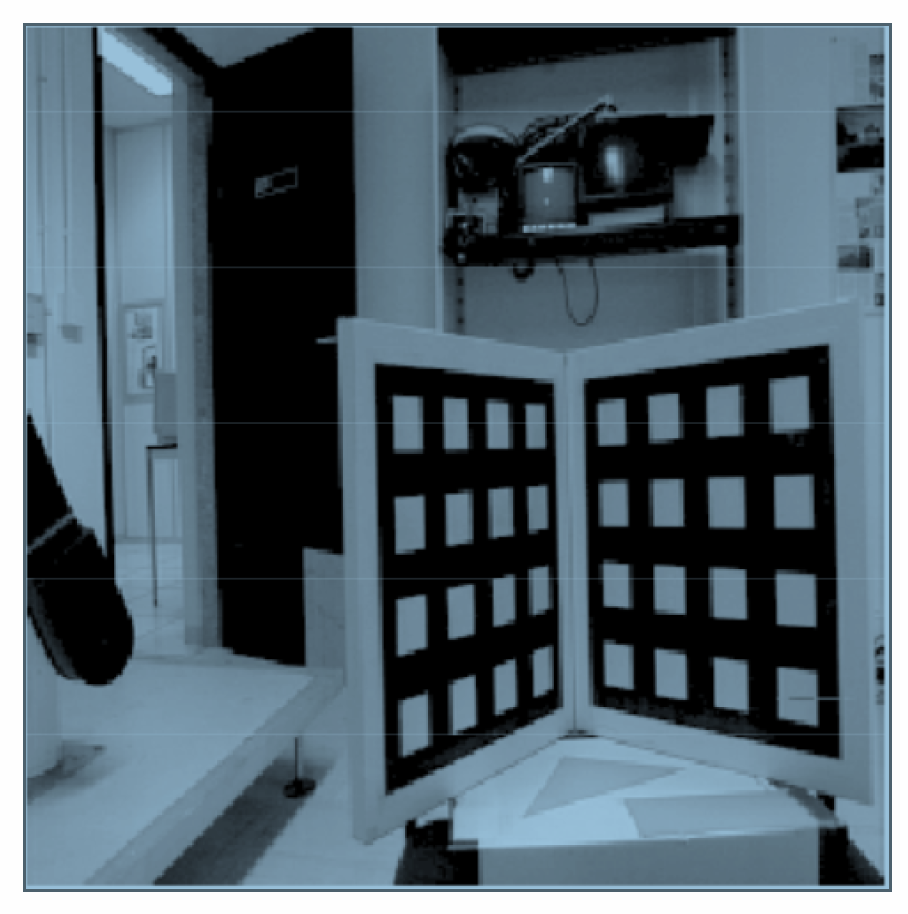
#> input picture Midterm/Capture.PNG, 908 x 914 px, given in place of testudo1.png, which was not available
$ python Cube.py
#> lines starting #> are read from the running program, lines starting #| are printed output that depends on the picture; after the words box and inside, x2 and y2 are one past the last pixel; in counts of white or black regions, pixels touching at a corner belong together; pictures that were not available may be replaced by others from this repository, and a replacement may not be noted
import numpy as np
import cv2
import scipy.fftpack
import matplotlib.pyplot as plt


def GaussianMask(image_gray, std_x, std_y):
    cols,rows = image_gray.shape
    center_x, center_y = rows / 2, cols / 2
    x = np.linspace(0, rows, rows)
    y = np.linspace(0, cols, cols)
    X, Y = np.meshgrid(x,y)
    mask = np.exp(-(np.square((X - center_x)/std_x) + np.square((Y - center_y)/std_y)))
    return mask


def BlurImage_FFT(image_gray):

    fft_image = scipy.fft.fft2(image_gray, axes = (0,1))
    fft_image_shifted = scipy.fft.fftshift(fft_image)
    # magnitude_spectrum_fft_image_shifted = 20*np.log(np.abs(fft_image_shifted))
    Gmask = GaussianMask(image_gray,40,40)
    fft_image_blur = fft_image_shifted * Gmask
    # [4 lines of commented-out code are left out]


    img_shifted_back = scipy.fft.ifftshift(fft_image_blur)
    img_back_blur = scipy.fft.ifft2(img_shifted_back)
    img_back_blur = np.abs(img_back_blur)
    img_blur = np.uint8(img_back_blur)

    # fx, plts = plt.subplots(2,2,figsize = (15, 10))
    # plts[0][0].imshow(image_gray, cmap = 'gray')
    # plts[0][0].set_title('Gray Image')
    # plts[0][1].imshow(magnitude_spectrum_fft_image_shifted, cmap = 'gray')
    # plts[0][1].set_title('FFT of Gray Image')
    # try:
    #     plts[1][0].imshow(magnitude_spectrum_fft_image_blur, cmap = 'gray')
    #     plts[1][0].set_title('magnitude spectrum of Blurred Gray Image')
    # except:
    #     pass
    # plts[1][1].imshow(img_back_blur, cmap = 'gray')
    # plts[1][1].set_title('Blurred Gray Image')
    # plt.savefig(SavePath + "fft_image" + ".jpg")

    return img_blur

def CircularMask(image_size, radius, high_pass = True):
    rows, cols = image_size
    center_x, center_y = int(rows / 2), int(cols / 2)
    x, y = np.ogrid[:rows, :cols]
    mask_area = (x - center_x) ** 2 + (y - center_y) ** 2 <= np.square(radius)

    if high_pass:
        mask = np.ones((rows, cols))
        mask[mask_area] = 0
    else:
        mask = np.zeros((rows, cols))
        mask[mask_area] = 1

    return mask

def Edges_using_fft(thresh):

    fft_thresh_img = scipy.fft.fft2(thresh, axes = (0,1))
    fft_thresh_img_shifted = scipy.fft.fftshift(fft_thresh_img)
    # magnitude_spectrum_fft_thresh_img_shifted = 20*np.log(np.abs(fft_thresh_img_shifted))

    Cmask = CircularMask(thresh.shape, 125, True)
    fft_edge_img = fft_thresh_img_shifted * Cmask
    # [4 lines of commented-out code are left out]


    edge_img_back_shifted = scipy.fft.ifftshift(fft_edge_img)
    img_back_edge = scipy.fft.ifft2(edge_img_back_shifted)
    img_back_edge = np.abs(img_back_edge)

    # fx, plts = plt.subplots(2,2,figsize = (15,10))
    # plts[0][0].imshow(thresh, cmap = 'gray')
    # plts[0][0].set_title('Thresholded Image')
    # plts[0][1].imshow(magnitude_spectrum_fft_thresh_img_shifted, cmap = 'gray')
    # plts[0][1].set_title('FFT of Thresholded Image')
    # try:
    #     plts[1][0].imshow(magnitude_spectrum_fft_edge_img, cmap = 'gray')
    #     plts[1][0].set_title('magnitude spectrum of Thresholded edge Image')
    # except:
    #     pass
    # plts[1][1].imshow(img_back_edge, cmap = 'gray')
    # plts[1][1].set_title('Edge image')
    # plt.savefig(SavePath + "fft_edge"  + ".jpg")

    return img_back_edge


def Process_image(image):
    image_gray = cv2.cvtColor(image, cv2.COLOR_BGR2GRAY)
    image_blur = BlurImage_FFT(image_gray)
    ret,thresh = cv2.threshold(image_blur, 220 ,255,cv2.THRESH_BINARY)
    image_edge = Edges_using_fft(thresh)
    return image_gray,image_blur, thresh,image_edge


def features(image_gray,image):
    # [10 lines of commented-out code are left out]

    kernel = np.ones((11,11),np.uint8)
    erosion = cv2.erode(image_gray,kernel,iterations = 1)
    # image_dilated = cv2.dilate(erosion,kernel,iterations = 1)

    dst = cv2.cornerHarris(erosion,3,3,0.05)
    dst = cv2.dilate(dst,None)
    ret, dst = cv2.threshold(dst,0.01*dst.max(),255,0)
    dst = np.uint8(dst)

# find centroids
    ret, labels, stats, centroids = cv2.connectedComponentsWithStats(dst)

# define the criteria to stop and refine the corners
    criteria = (cv2.TERM_CRITERIA_EPS + cv2.TERM_CRITERIA_MAX_ITER, 100, 0.001)
    corners = cv2.cornerSubPix(image_gray,np.float32(centroids),(5,5),(-1,-1),criteria)

    # print(corners)
    if len(corners) > 8:

        # for i in corners:

        #     x, y = i.ravel()
        #     cv2.circle(image, (x, y), 3, 255, -1)
        #     cv2.putText(image, "({},{})".format(x, y), (int(x - 50), int(y - 10) - 20),
        #     cv2.FONT_HERSHEY_SIMPLEX, 0.5, (255,0,0), 1)

        x = []
        y = []

        # [4 lines of commented-out code are left out]

        for i in range(0,len(corners)):
            a = corners[i]
            x.append(int(a[0]))
            y.append(int(a[1]))

        Xmin_index = x.index(min(x))
        Xmin = x.pop(Xmin_index)
        Xmin_y = y.pop(Xmin_index)

        Xmax_index = x.index(max(x))
        Xmax = x.pop(Xmax_index)
        Xmax_y = y.pop(Xmax_index)

        Ymin_index = y.index(min(y))
        Ymin = y.pop(Ymin_index)
        Ymin_x = x.pop(Ymin_index)

        Ymax_index = y.index(max(y))
        Ymax = y.pop(Ymax_index)
        Ymax_x = x.pop(Ymax_index)


        image = cv2.line(image,(Xmin,Xmin_y),(Ymin_x,Ymin),(0,0,255),2)
        image = cv2.line(image,(Xmin,Xmin_y),(Ymax_x,Ymax),(0,0,255),2)
        image = cv2.line(image,(Ymax_x,Ymax),(Xmax,Xmax_y,),(0,0,255),2)
        image = cv2.line(image,(Ymin_x,Ymin),(Xmax,Xmax_y),(0,0,255),2)

        Xmin_index = x.index(min(x))
        Xmin = x.pop(Xmin_index)
        Xmin_y = y.pop(Xmin_index)

        Xmax_index = x.index(max(x))
        Xmax = x.pop(Xmax_index)
        Xmax_y = y.pop(Xmax_index)

        Ymin_index = y.index(min(y))
        Ymin = y.pop(Ymin_index)
        Ymin_x = x.pop(Ymin_index)

        Ymax_index = y.index(max(y))
        Ymax = y.pop(Ymax_index)
        Ymax_x = x.pop(Ymax_index)


        image = cv2.line(image,(Xmin,Xmin_y),(Ymin_x,Ymin),(0,0,255),2)
        image = cv2.line(image,(Xmin,Xmin_y),(Ymax_x,Ymax),(0,0,255),2)
        image = cv2.line(image,(Ymax_x,Ymax),(Xmax,Xmax_y,),(0,0,255),2)
        image = cv2.line(image,(Ymin_x,Ymin),(Xmax,Xmax_y),(0,0,255),2)

        corner_points = np.array(([Ymin_x,Ymin],[Xmin,Xmin_y],[Ymax_x,Ymax],[Xmax,Xmax_y]))

        desired_tag_corner = np.array([ [0, tag_size-1], [tag_size-1, tag_size-1], [tag_size-1, 0], [0, 0]])

        return image,corner_points,desired_tag_corner,Ymin,Ymax,Xmin,Xmax

    return image,None,None,None,None,None,None

# [40 lines left out: functions processreftag, getinfotag, not called in this run]


def computeHomography(corners1, corners2):

    x = corners1[:, 0]
    y = corners1[:, 1]
    xp = corners2[:, 0]
    yp = corners2[:,1]

    nrows = 8
    ncols = 9

    A = []
    for i in range(int(nrows/2)):
        row1 = np.array([-x[i], -y[i], -1, 0, 0, 0, x[i]*xp[i], y[i]*xp[i], xp[i]])
        A.append(row1)
        row2 = np.array([0, 0, 0, -x[i], -y[i], -1, x[i]*yp[i], y[i]*yp[i], yp[i]])
        A.append(row2)

    A = np.array(A)
    U, E, VT = np.linalg.svd(A)
    V = VT.transpose()
    H_vertical = V[:, V.shape[1] - 1]
    H = H_vertical.reshape([3,3])
    H = H / H[2,2]

    return H


# [52 lines left out: functions bilinear_interpolate, projectionMatrix, not called in this run]


K =np.array([[1346.1005953,0,932.163397529403],
   [ 0, 1355.93313621175,654.898679624155],
   [ 0, 0,1]])

def warpPerspective(H,img,maxHeight,maxWidth):
    H_inv=np.linalg.inv(H)
    warped=np.zeros((maxHeight,maxWidth,3),np.uint8)
    for i in range(maxHeight):
        for j in range(maxWidth):
            f = [i,j,1]
            f = np.reshape(f,(3,1))
            x, y, z = np.matmul(H_inv,f)
            xb = np.clip(x/z,0,1919)
            yb = np.clip(y/z,0,1079)
            # x, y, z = np.matmul(H,f)
            warped[i][j] = img[int(yb)][int(xb)]
    return(warped)

testudo_img = cv2.imread(r'C:\Users\sahru\OneDrive\Desktop\ENPM673 - code\Getting started - ENPM673 Spring 2021\Project1\testudo1.png')
#> testudo_img is the input picture: shape (914, 908, 3); mean B, G, R 109.5, 99.6, 83.9
testudo_img = cv2.resize(testudo_img, (160,160))
#> testudo_img: shape (160, 160, 3)


# [29 lines left out: functions Testudo, rotatePoints, rescaleimage, not called in this run]

cap = cv2.VideoCapture(r'C:\Users\sahru\OneDrive\Desktop\ENPM673 - code\Getting started - ENPM673 Spring 2021\Project1\1tagvideo.mp4')

tag_size = 160


while(True):
    ret, frame = cap.read()
    if not ret:
        print("Stream ended..")
        break
    image = frame.copy()

    image_gray,image_blur, thresh,image_edge = Process_image(image)
#> in Process_image, `ret,thresh = cv2.threshold(image_blur, 220 ,255,cv2.THRESH_BINARY)`:
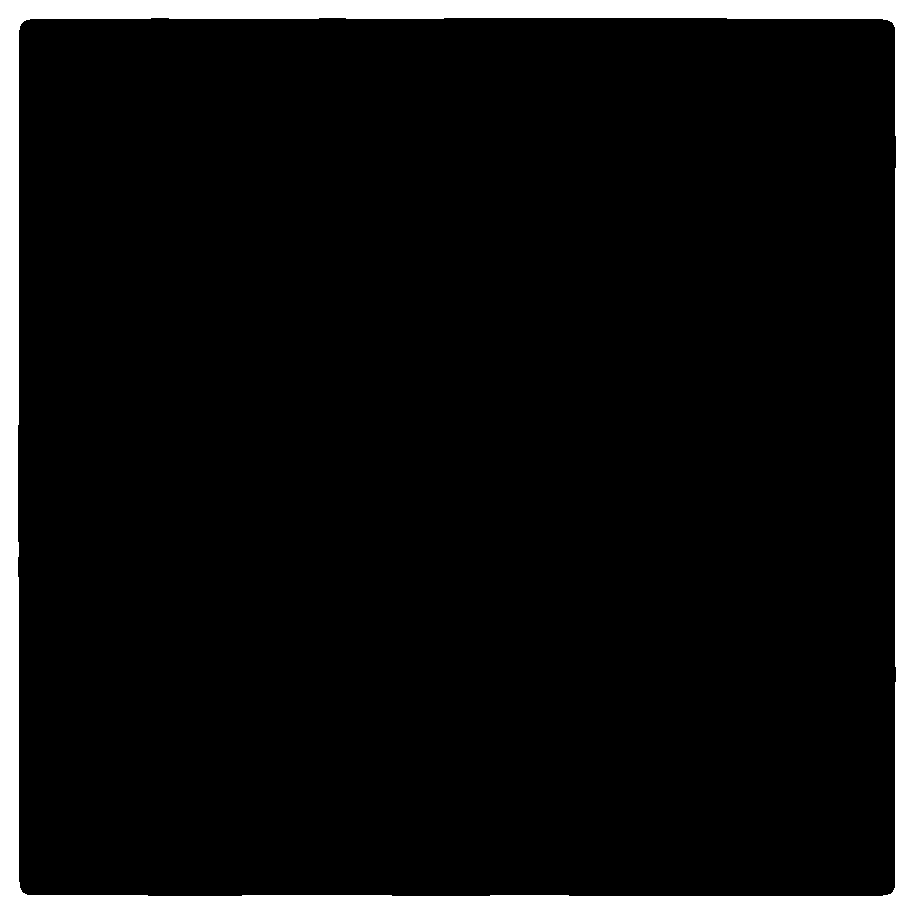
#> thresh: shape (914, 908); 7.4% white; 1 white region, box (x1, y1, x2, y2) and area: (0, 0, 908, 914) 61643
    image_edge = np.uint8(image_edge)

    frame,corner_points,desired_tag_corner,Ymin,Ymax,Xmin,Xmax = features(image_gray,image)
#> in features, `erosion = cv2.erode(image_gray,kernel,iterations = 1)`:
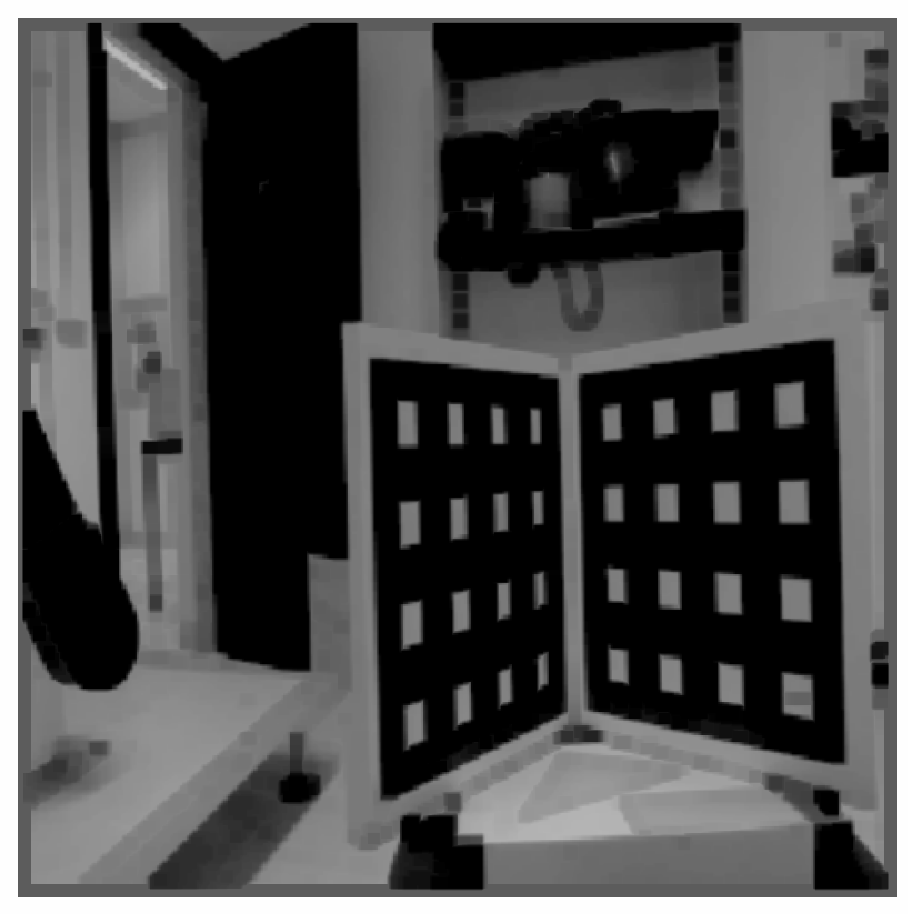
#> erosion: shape (914, 908); min 0, max 254, mean 77
#> in features, `dst = cv2.cornerHarris(erosion,3,3,0.05)`:
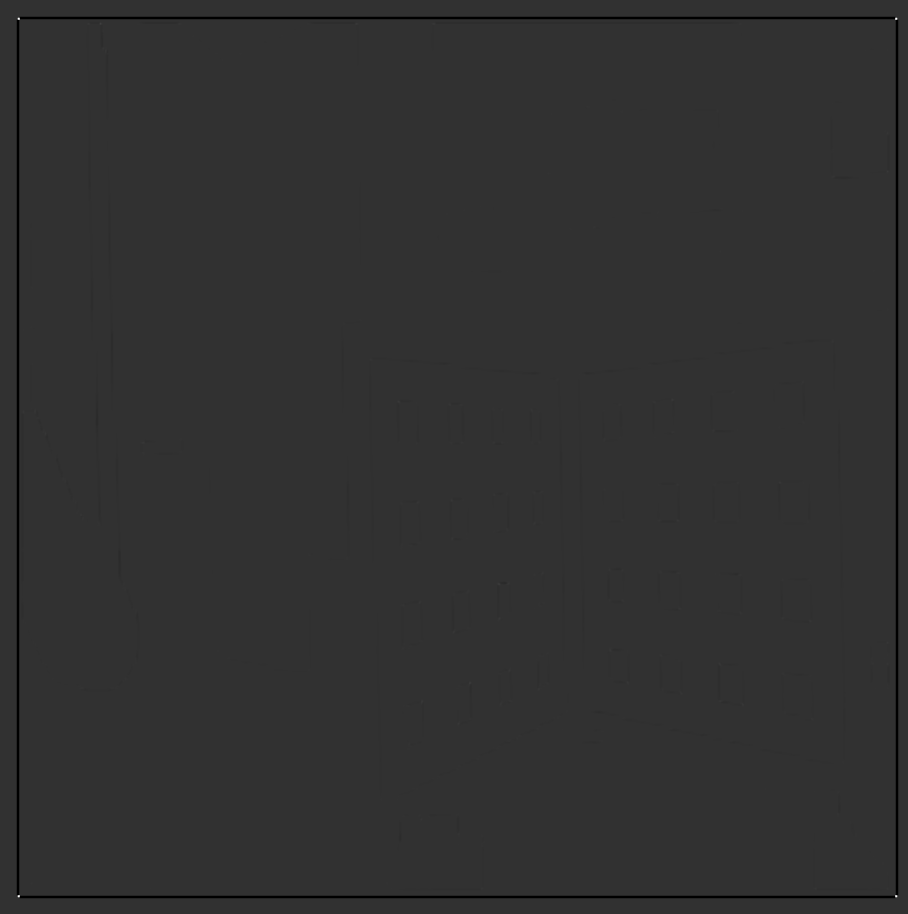
#> dst: shape (914, 908) float32; min -0.00362, max 0.015, mean -4.13e-05; drawn with min black and max white
#> in features, `ret, dst = cv2.threshold(dst,0.01*dst.max(),255,0)`:
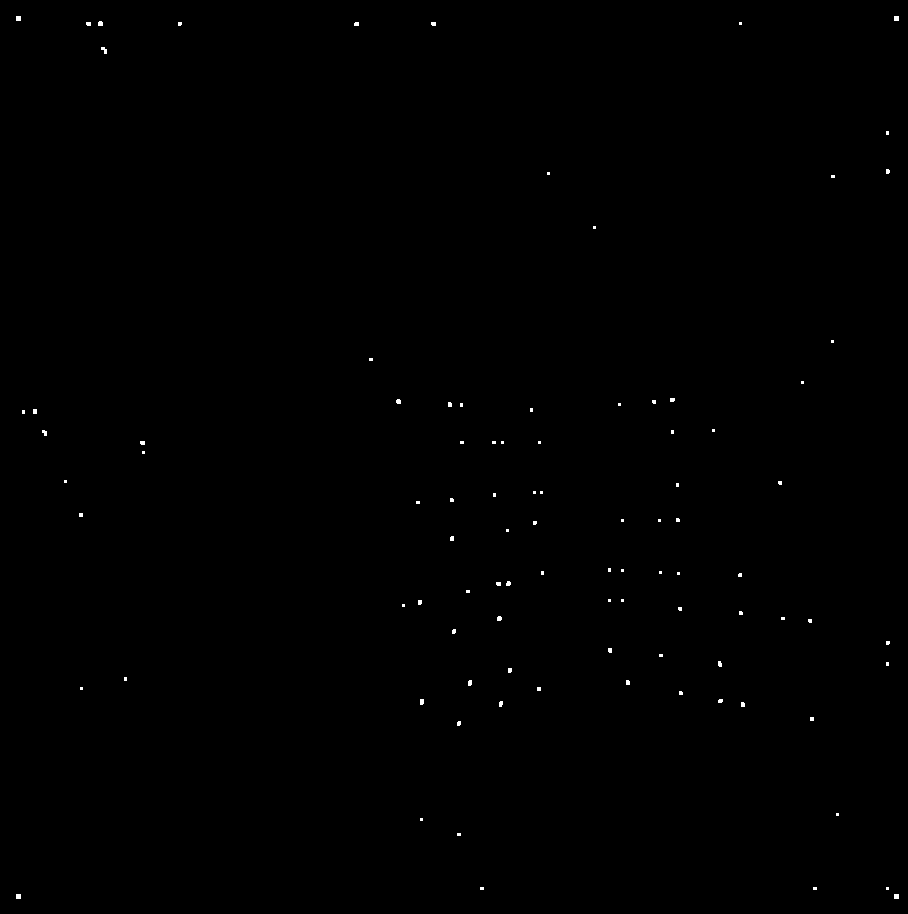
#> dst: shape (914, 908) float32; 0.17% white; 95 white regions (80 under 20 px), largest, box (x1, y1, x2, y2) and area: (101, 47, 107, 54) 26, (16, 16, 21, 21) 25, (894, 16, 899, 21) 25
#> in features, `ret, dst = cv2.threshold(dst,0.01*dst.max(),255,0)`: ret = 0.00015
#> in features, `ret, labels, stats, centroids = cv2.connectedComponentsWithStats(dst)`: labels: shape (914, 908) int32; 96 distinct labels, from 0 to 95
#> in features, `ret, labels, stats, centroids = cv2.connectedComponentsWithStats(dst)`: ret = 96; stats = 96 rows, first 6: [0, 0, 908, 914, 828524], [16, 16, 5, 5, 25], [894, 16, 5, 5, 25], [98, 21, 5, 5, 23], [86, 22, 5, 4, 19], [178, 22, 4, 4, 15]; centroids = 96 pairs, first value 18 to 896, second value 18 to 896
#> in features, `corners = cv2.cornerSubPix(image_gray,np.float32(centroids),(5,5),(-1,..`: corners = 96 pairs, first value 22.67 to 891.2, second value 22.67 to 891.2
#> the loop in features, `for i in range(0,len(corners)):` made 96 passes
#> a on passes 1 to 12: [453.4, 456.4], [22.67, 22.67], [891.2, 22.75], [100, 23.17], [88.11, 23.42], [179.4, 23.4], [356.1, 23.58], [433.1, 23.42], [740, 23], [103.9, 49.69], [887, 132.5], [887.3, 171]
#> after the loop in features, `for i in range(0,len(corners)):`: x = 96 values, max 891 at index 2, min 22 at index 1, mean 528.6; y = 96 values, max 891 at index 93, min 22 at index 1, mean 503.6
#> in features, `Xmin_index = x.index(min(x))`: Xmin_index = 1
#> in features, `Xmin = x.pop(Xmin_index)`: Xmin = 22
#> in features, `Xmax_index = x.index(max(x))`: Xmax_index = 1
#> in features, `Xmax = x.pop(Xmax_index)`: Xmax = 891
#> in features, `Xmax_y = y.pop(Xmax_index)`: Xmax_y = 22
#> in features, `Ymin_index = y.index(min(y))`: Ymin_index = 1
#> in features, `Ymin = y.pop(Ymin_index)`: Ymin = 23
#> in features, `Ymin_x = x.pop(Ymin_index)`: Ymin_x = 100
#> in features, `Ymax_index = y.index(max(y))`: Ymax_index = 90
#> in features, `Ymax = y.pop(Ymax_index)`: Ymax = 891
#> in features, `image = cv2.line(image,(Xmin,Xmin_y),(Ymin_x,Ymin),(0,0,255),2)`: image: shape (914, 908, 3); 0.03% of pixels changed, all inside (x1, y1, x2, y2) = (21, 21, 102, 25)
#> in features, `Xmin_index = x.index(min(x))`: Xmin_index = 90
#> in features, `Xmin_y = y.pop(Xmin_index)`: Xmin_y = 891
#> in features, `Xmax_index = x.index(max(x))`: Xmax_index = 90
#> in features, `Xmax_y = y.pop(Xmax_index)`: Xmax_y = 891
#> in features, `Ymin_x = x.pop(Ymin_index)`: Ymin_x = 88
#> in features, `Ymax_index = y.index(max(y))`: Ymax_index = 87
#> in features, `Ymax = y.pop(Ymax_index)`: Ymax = 888
#> in features, `Ymax_x = x.pop(Ymax_index)`: Ymax_x = 481
#> in features, `image = cv2.line(image,(Ymin_x,Ymin),(Xmax,Xmax_y),(0,0,255),2)`:
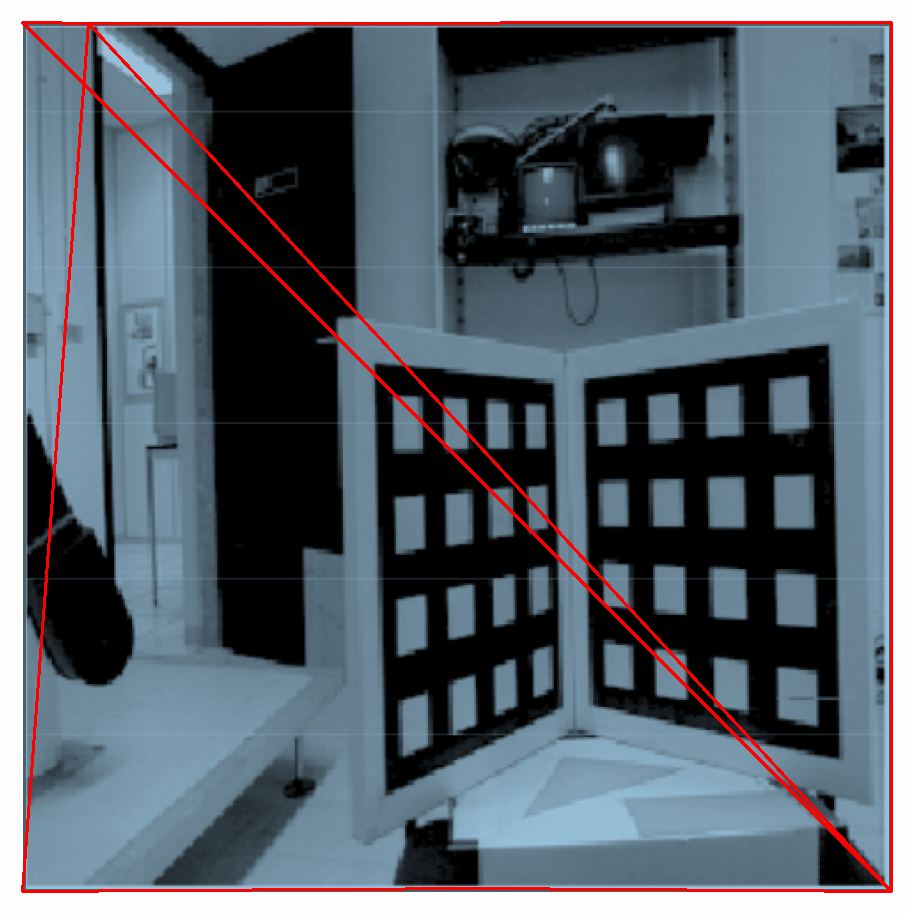
#> image: shape (914, 908, 3); mean B, G, R 106.9, 97.2, 87.5
#> in features, `corner_points = np.array(([Ymin_x,Ymin],[Xmin,Xmin_y],[Ymax_x,Ymax],[X..`: corner_points = [[88, 23], [22, 891], [481, 888], [891, 891]]
#> corner_points = [[88, 23], [22, 891], [481, 888], [891, 891]]; desired_tag_corner = [[0, 159], [159, 159], [159, 0], [0, 0]]; Ymin = 23; Ymax = 888; Xmin = 22; Xmax = 891


    if corner_points is not None:

        H = computeHomography( np.float32(corner_points),np.float32(desired_tag_corner))
#> in computeHomography, `x = corners1[:, 0]`: x = [88, 22, 481, 891]
#> in computeHomography, `y = corners1[:, 1]`: y = [23, 891, 888, 891]
#> in computeHomography, `xp = corners2[:, 0]`: xp = [0, 159, 159, 0]
#> in computeHomography, `yp = corners2[:,1]`: yp = [159, 159, 0, 0]
#> the loop in computeHomography, `for i in range(int(nrows/2)):` made 4 passes
#> (row1, row2) on passes 1 to 4: ([-88, -23, -1, 0, 0, 0, 0, 0, 0], [0, 0, 0, -88, -23, -1, 13992, 3657, 159]), ([-22, -891, -1, 0, 0, 0, 3498, 141669, 159], [0, 0, 0, -22, -891, -1, 3498, 141669, 159]), ([-481, -888, -1, 0, 0, 0, 76479, 141192, 159], [0, 0, 0, -481, -888, -1, 0, 0, 0]), ([-891, -891, -1, 0, 0, 0, 0, 0, 0], [0, 0, 0, -891, -891, -1, 0, 0, 0])
#> after the loop in computeHomography, `for i in range(int(nrows/2)):`: A = 8 items
#> in computeHomography, `U, E, VT = np.linalg.svd(A)`: E = [250143.2, 59902.5, 1711, 1336.1, 539.1, 167.7, 149, 0.949]
#> in computeHomography, `H_vertical = V[:, V.shape[1] - 1]`: H_vertical = [8.27e-06, -7.65e-06, -0.000552, 8.27e-06, -0.00113, 1, 5.85e-09, -7.11e-06, 0.00629]
#> in computeHomography, `H = H_vertical.reshape([3,3])`: H = [[8.27e-06, -7.65e-06, -0.000552], [8.27e-06, -0.00113, 1], [5.85e-09, -7.11e-06, 0.00629]]
#> in computeHomography, `H = H / H[2,2]`: H = [[0.00131, -0.00122, -0.0877], [0.00131, -0.18, 158.9], [9.29e-07, -0.00113, 1]]

        tag = warpPerspective( H, image,tag_size, tag_size)
#> in warpPerspective, `H_inv=np.linalg.inv(H)`: H_inv = [[-19.83, 879.3, -139719.7], [-780.2, 878.9, -139719.7], [-0.882, 0.993, -156.8]]
#> (the run stopped early here; a loop or call above may not have finished)
